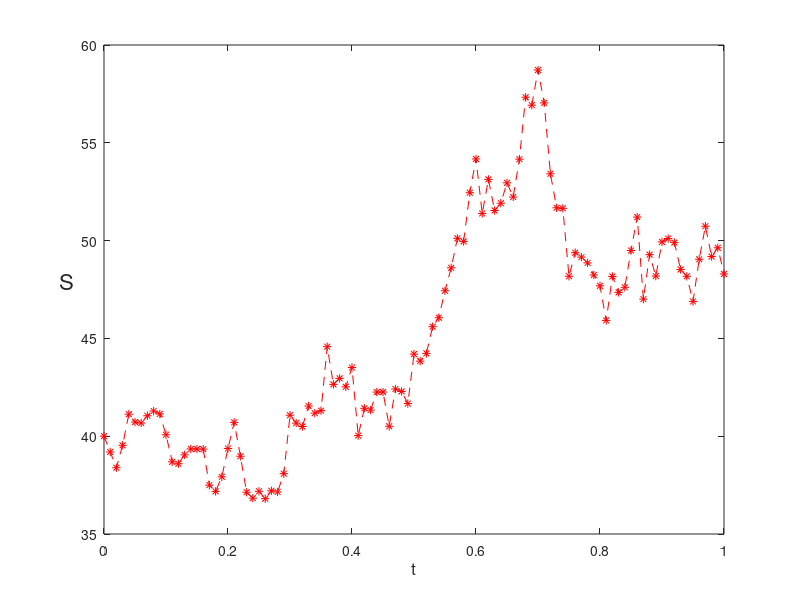

This chart was generated by the following MATLAB code: (Note: this script raises an error after producing the figure.)
%EM Euler-Maruyama method on linear SDE
%
% SDE is dX = lambda*X dt + mu*X dW, X(0) = Xzero,
% where lambda = 2, mu = 1 and Xzero = 1.
%
% Discretized Brownian path over [0,1] has dt = 2^(-8).
% Euler-Maruyama uses timestep R*dt.
randn('state',100)
lambda = 0.06; mu = 0.32; Xzero = 40; % problem parameters
T = 1; N = 100; dt = 1/N;
dW = sqrt(dt)*randn(1,N); % Brownian increments
W = cumsum(dW); % discretized Brownian path

R = 1; Dt = R*dt; L = N/R; % L EM steps of size Dt = R*dt
Xem = zeros(1,L); % preallocate for efficiency
Xtemp = Xzero;
for j = 1:L
Winc = sum(dW(R*(j-1)+1:R*j));
Xtemp = Xtemp + Dt*lambda*Xtemp + mu*Xtemp*Winc;
Xem(j) = Xtemp;
end
plot([0:Dt:T],[Xzero,Xem],'r--*'), hold off
xlabel('t','FontSize',12)
ylabel('S','FontSize',16,'Rotation',0,'HorizontalAlignment','right')
emerr = abs(Xem(end)-Xtrue(end))